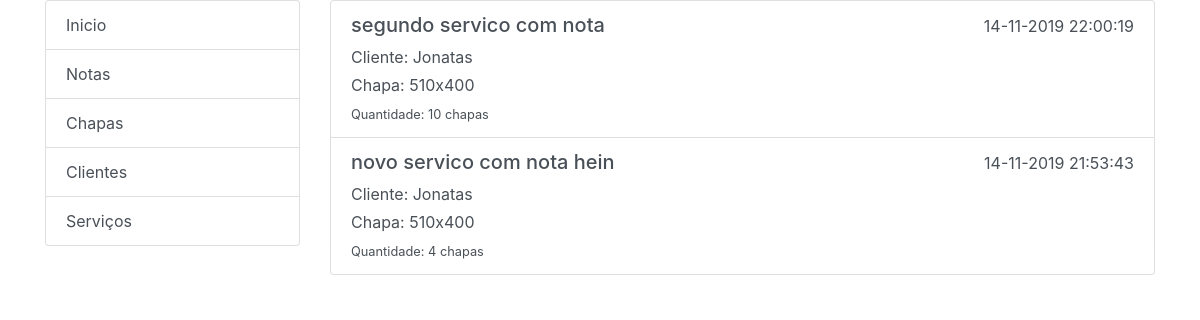
Before: /lista_servicos_cliente/1 with the older database file.
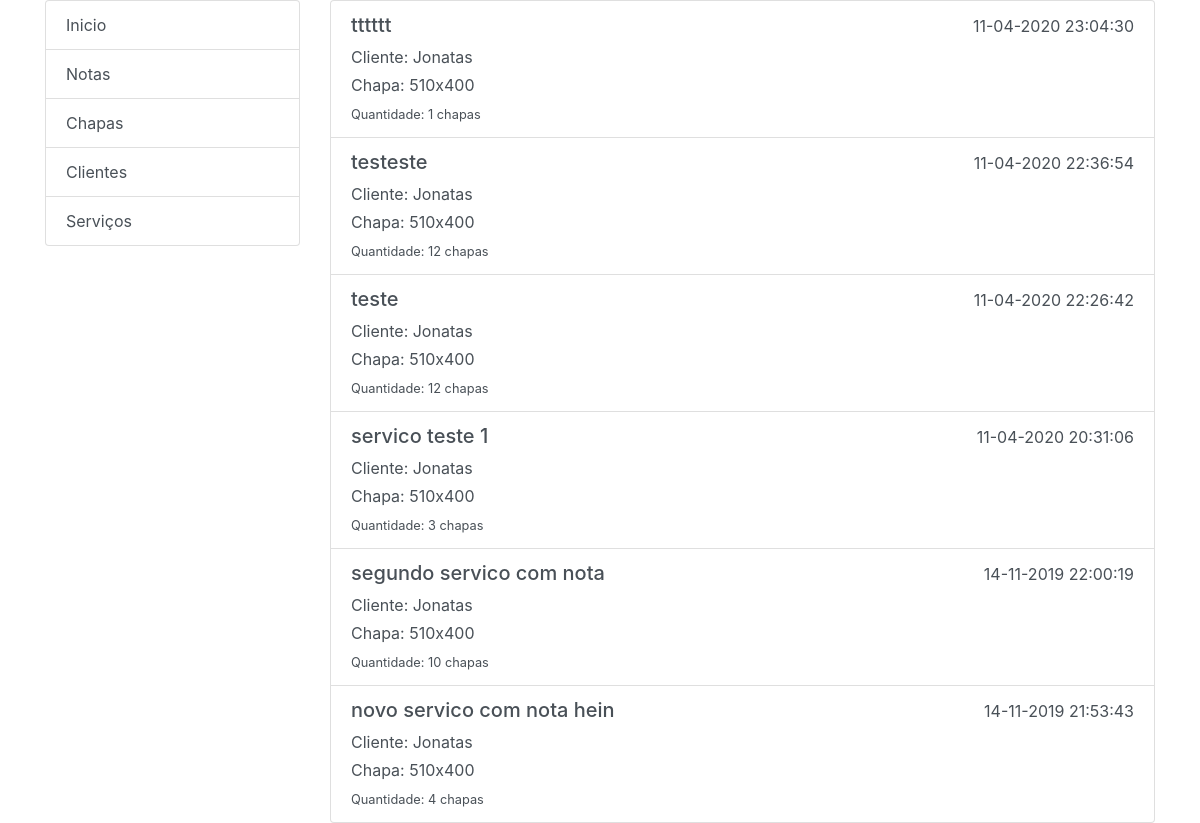
After: the same page with the newer database file.
### core/models.py (models this page shows, shortened)
class Servico(models.Model):
    nome = models.CharField('Nome Serviço', max_length=200)
    cliente = models.ForeignKey(Cliente, verbose_name='Cliente', related_name='clientes',on_delete=models.PROTECT)
    chapa = models.ForeignKey(Chapa, verbose_name='Chapa', related_name='servico', on_delete=models.PROTECT)
    quantidade = models.IntegerField('Quantidade',null=False)
    created_at = models.DateTimeField('Criado em', auto_now_add=True, null=True)
    uploaded_at = models.DateTimeField('Atualizado em', auto_now=True, null=True)
    class Meta:
        verbose_name = "Servico"
        verbose_name_plural = "Servicos"
        ordering = ['-created_at']

class Cliente(models.Model):
    nome = models.CharField('* Nome / Empresa',max_length=200)
    email = models.EmailField('* Email',max_length=100,null=True,blank=True)
    telefone = models.CharField('* Fone',max_length=20,null=True,blank=True)
    cnpj = models.CharField('CNPJ',max_length=40,null=True,blank=True)
    cpf = models.CharField('CPF',max_length=40,null=True,blank=True)
    rua = models.CharField('Rua',max_length=40,null=True,blank=True)
    bairro = models.CharField('Bairro',max_length=40,null=True,blank=True)
    numero = models.IntegerField('Numero',null=True,blank=True)
    cidade = models.CharField('Cidade',max_length=40,null=True,blank=True)
    estado = models.CharField('Estado',max_length=40,null=True,blank=True)
    cep = models.CharField('Cep',max_length=40,null=True,blank=True)
    created_at = models.DateTimeField('Criado em', auto_now_add=True,null=True)
    uploaded_at = models.DateTimeField('Atualizado em', auto_now=True,null=True)
    nota = models.ManyToManyField('Nota', through='GrupoClienteNota', null=True)
    def __str__(self):
        return self.nome
    class Meta:
        verbose_name = "Cliente"
        verbose_name_plural = "Clientes"
        ordering = ['-created_at']

class Chapa(models.Model):
    nome = models.CharField('Nome',max_length=100)
    valor = models.FloatField('Valor',null=True,blank=True)
    estoque = models.IntegerField('Quantidade em Estoque',null=True,blank=True)
    marca = models.CharField('Marca',null=True,blank=True,max_length=50)
    obs = models.CharField('Obs', max_length=255,null=True,blank=True)
    created_at = models.DateTimeField('Criado em', auto_now_add=True, null=True)
    uploaded_at = models.DateTimeField('Atualizado em', auto_now=True, null=True)
    def __str__(self):
        return self.nome
    class Meta:
        verbose_name = "Chapa"
        verbose_name_plural = "Chapas"
        ordering = ['nome']

### core/views.py (the view)
# urls.py: path('lista_servicos_cliente/<int:id>', views.lista_servicos_cliente, name='lista_servicos_cliente'),
def lista_servicos_cliente(request,id):
    cliente = Cliente.objects.get(pk=id)
    servicos = Servico.objects.filter(cliente=id)
    context = {}
    context['cliente'] = cliente
    context['servicos'] = servicos
    return render(request,'lista_servicos_cliente.html',context)

### core/templates/lista_servicos_cliente.html
{% extends "layout.html" %}
{% load static %}
{% block content %}
<div class="list-group">
    {% for servico in servicos %}
    <a href="#" class="list-group-item list-group-item-action">
    <div class="d-flex w-100 justify-content-between">
      <h5 class="mb-1">{{ servico.nome }}</h5>
      <h5><small>{{ servico.created_at|date:"d-m-Y H:i:s"   }}</small></h5>
    </div>
    <p class="mb-1">Cliente: {{ servico.cliente }}</p>
    <p class="mb-1">Chapa: {{ servico.chapa }}</p>
    <small>Quantidade: {{ servico.quantidade }} chapas</small>
  </a>
    {% endfor %}
</div>
{% endblock %}

Changed rows visible on the page:
added Servico: nome "tttttt", created_at "11-04-2020 23:04:30", cliente "Jonatas", chapa "510x400", quantidade "1"
added Servico: nome "testeste", created_at "11-04-2020 22:36:54", cliente "Jonatas", chapa "510x400", quantidade "12"
added Servico: nome "teste", created_at "11-04-2020 22:26:42", cliente "Jonatas", chapa "510x400", quantidade "12"
added Servico: nome "servico teste 1", created_at "11-04-2020 20:31:06", cliente "Jonatas", chapa "510x400", quantidade "3"
